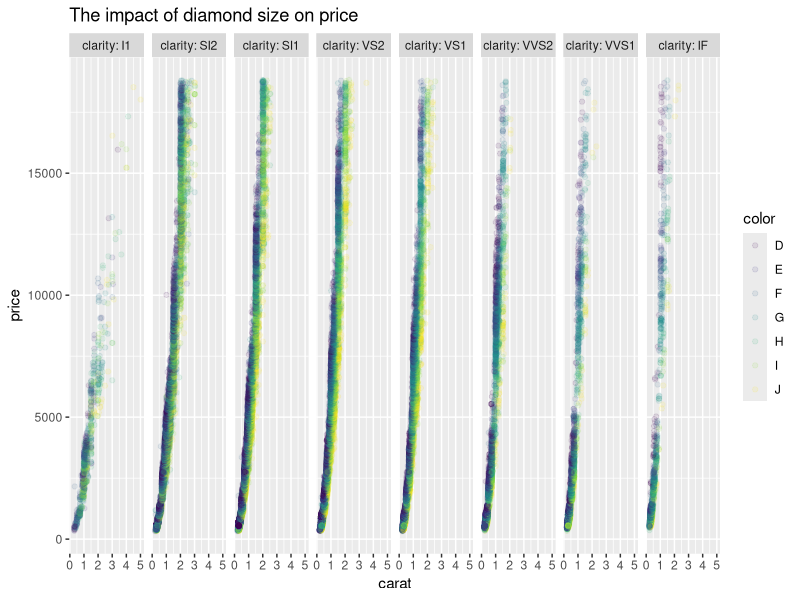
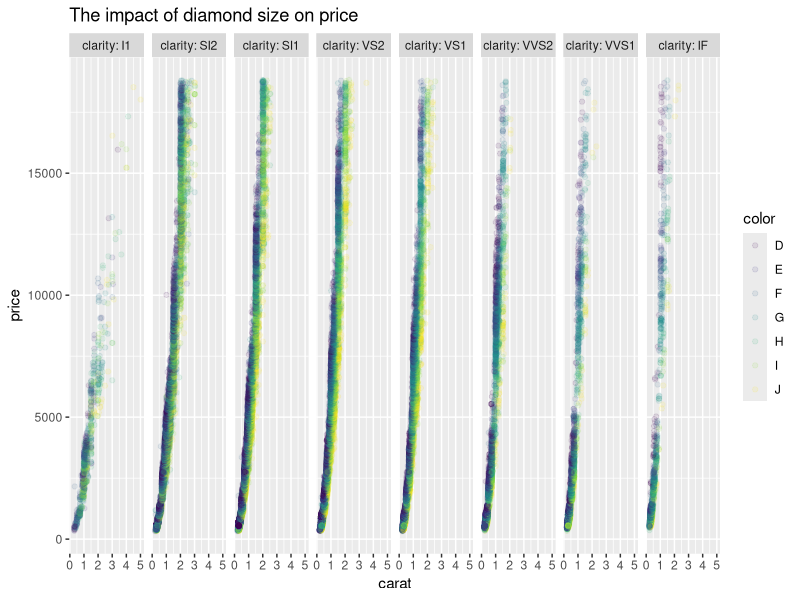

R code for these plots, in order:
library(ggplot2)

g_faceted<-ggplot(data=diamonds, aes(x=carat, y=price, color=color)) + geom_point(alpha=.1) + ggtitle("The impact of diamond size on price") + facet_grid(. ~clarity, labeller = label_both)
g_faceted

ggsave("plot.png", width=5, height=5)
